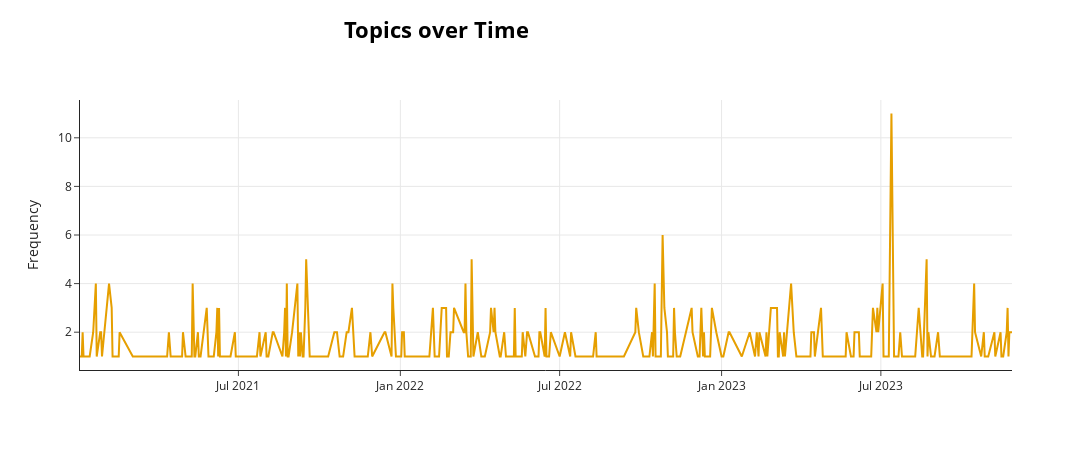

Notebook cell for this chart:
### Code cell
model.visualize_topics_over_time(topics_over_time, topics=[1])

### Figure 1 — Plotly figure (JSON) as saved in the notebook; plotly's stock layout.template omitted (floating-point values rounded to 4 significant figures; data arrays with more than 128 entries replaced by an {"elided": "..."} marker saying what was removed)
{"data": [{"hoverinfo": "text", "hovertext": {"elided": "353 str values"}, "marker": {"color": "#E69F00"}, "mode": "lines", "name": "1_도시_시민_추진_교육", "type": "scatter", "x": {"elided": "353 str values"}, "y": {"elided": "353 int values"}}], "layout": {"height": 450, "hoverlabel": {"bgcolor": "white", "font": {"family": "Rockwell", "size": 16}}, "legend": {"title": {"text": "<b>Global Topic Representation"}}, "title": {"font": {"color": "Black", "size": 22}, "text": "<b>Topics over Time</b>", "x": 0.4, "xanchor": "center", "y": 0.95, "yanchor": "top"}, "width": 1250, "xaxis": {"showgrid": true}, "yaxis": {"showgrid": true, "title": {"text": "Frequency"}}}}
